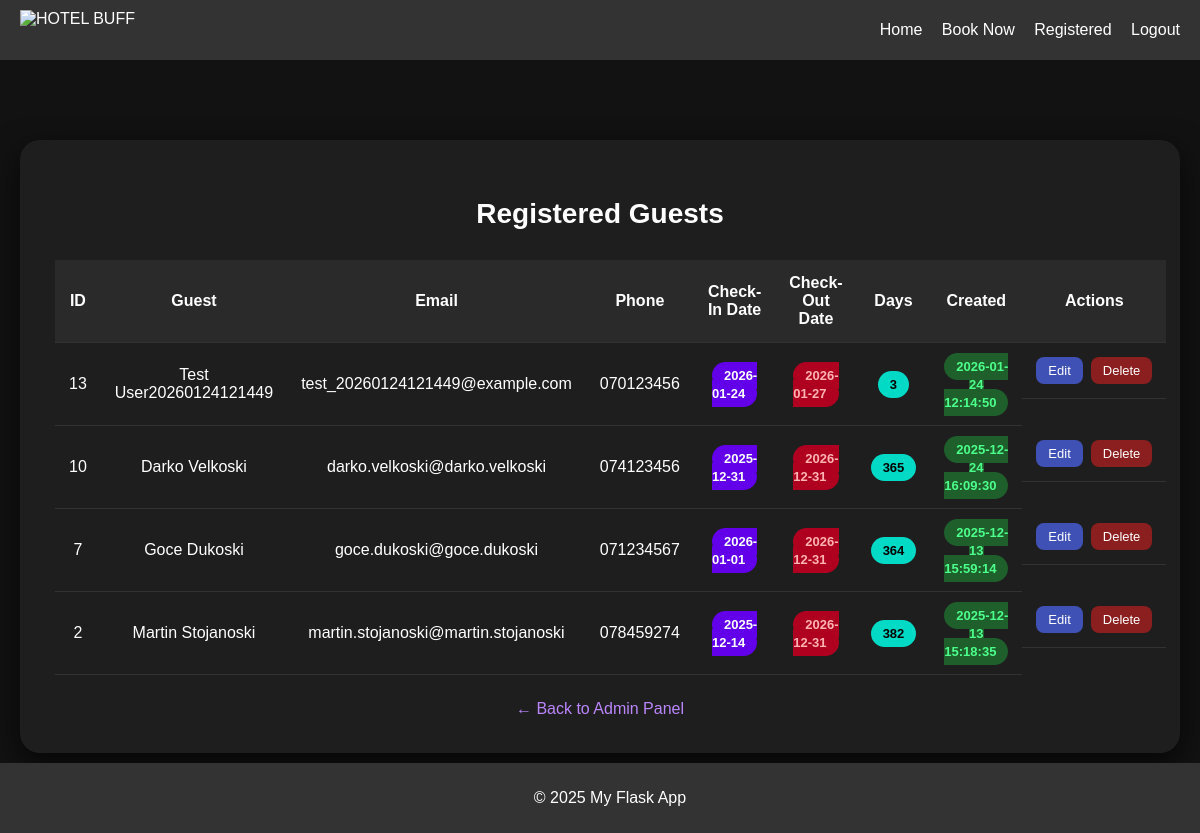
Screenshot of /admin/bookings (signed in) with the database file from the repository.
### tables this page shows
CREATE TABLE bookings (
            id INTEGER PRIMARY KEY AUTOINCREMENT,
            first_name TEXT NOT NULL,
            last_name TEXT NOT NULL,
            email TEXT NOT NULL,
            phone TEXT NOT NULL,
            checkin_date TEXT NOT NULL,
            checkout_date TEXT NOT NULL,
            created_at TEXT NOT NULL
        );

### app.py (the view)
@app.route("/admin/bookings")
def admin_bookings():
    if "user" not in session or session["user"] != admin_user:
        return redirect(url_for("login"))
    conn = get_db_connection()
    rows = conn.execute(
        "SELECT * FROM bookings ORDER BY created_at DESC"
    ).fetchall()
    conn.close()
    bookings = []
    for b in rows:
        checkin = datetime.strptime(b["checkin_date"], "%Y-%m-%d")
        checkout = datetime.strptime(b["checkout_date"], "%Y-%m-%d")
        stay_days = (checkout - checkin).days
        bookings.append({
            **dict(b),
            "stay_days": stay_days
        })
    return render_template("admin_bookings.html", bookings=bookings)

### database.py (called while the page is built)
def get_db_connection():
    conn = sqlite3.connect(DB_NAME, timeout=10, check_same_thread=False)
    conn.row_factory = sqlite3.Row
    return conn

### templates/admin_bookings.html (shortened to what this page needs)
{% extends "base.html" %}
{% block content %}
<div class="admin-container">
    <h2>Registered Guests</h2>
    {% if bookings %}
    <table>
        <thead>
    <tr>
        <th>ID</th>
        <th>Guest</th>
        <th>Email</th>
        <th>Phone</th>
        <th>Check-In Date</th>
        <th>Check-Out Date</th>
        <th>Days</th>
        <th>Created</th>
        <th>Actions</th>
    </tr>
</thead>
<tbody>
    {% for b in bookings %}
    <tr>
        <td>{{ b.id }}</td>
        <td>{{ b.first_name }} {{ b.last_name }}</td>
        <td>{{ b.email }}</td>
        <td>{{ b.phone }}</td>
        <td>
            <span class="badge badge-checkin">
                {{ b.checkin_date }}
            </span>
        </td>
        <td>
            <span class="badge badge-checkout">
                {{ b.checkout_date }}
            </span>
        </td>
<td>
    <span class="badge" style="background:#03dac6; color:#000;">
        {{ b.stay_days }}
    </span>
</td>
        <td>
            <span class="badge badge-created">
                {{ b.created_at }}
            </span>
        </td>
        <td style="display:flex; gap:8px; justify-content:center;">
    <a href="{{ url_for('edit_booking', booking_id=b.id) }}"
       style="
        background:#3f51b5;
        color:white;
        padding:6px 12px;
        border-radius:8px;
        font-size:13px;
        text-decoration:none;
       ">
        Edit
    </a>
    <form method="POST"
          action="{{ url_for('delete_booking', booking_id=b.id) }}"
          onsubmit="return confirm('Are you sure you want to delete this booking?');">
        <button type="submit" class="delete-btn">Delete</button>
    </form>
</td>
    </tr>
    {% endfor %}
</tbody>
    </table>
    {% else %}
        <p style="text-align:center;">No registered guests yet.</p>
    {% endif %}
    <div class="back-link">
        <a href="{{ url_for('booking') }}">← Back to Admin Panel</a>
    </div>
</div>
{% endblock %}

### templates/base.html (shortened to what this page needs)
<!DOCTYPE html>
<html lang="en">
<head>
    <link rel="stylesheet" href="{{ url_for('static', filename='css/style.css') }}">
</head>
<body>
    <header>
        <img src="{{ url_for('static', filename='images/logo.png') }}" alt="HOTEL BUFF" class="logo">
       <nav>
    <a href="{{ url_for('home') }}">Home</a>
    {% if 'user' in session %}
        <a href="{{ url_for('booking') }}">Book Now</a>
        {% if session['user'] == 'admin' %}
            <a href="{{ url_for('admin_bookings') }}">Registered</a>
        {% endif %}
        <a href="{{ url_for('logout') }}">Logout</a>
    {% else %}
        <a href="{{ url_for('images') }}">Images</a>
        <a href="{{ url_for('login') }}">Login</a>
        <a href="{{ url_for('register') }}">Register</a>
        <a href="{{ url_for('contact') }}">Contact</a>
    {% endif %}
</nav>
    </header>
    <main>
        {% block content %}{% endblock %}
    </main>
    <footer>
        <p>© 2025 My Flask App</p>
    </footer>
</body>
</html>

### static/css/style.css (style rules this page uses)
body { font-family: Arial, sans-serif; margin: 0; padding: 0; background-color: #f5f5f5; }
header { background-color: #333; color: #fff; padding: 10px 20px; display: flex; align-items: center; justify-content: space-between; }
header .logo { height: 40px; }
header nav a { color: #fff; margin-left: 15px; text-decoration: none; }
main { padding: 20px; }
footer { background-color: #333; color: #fff; text-align: center; padding: 10px; position: fixed; bottom: 0; width: 100%; }

### templates/admin_bookings.html (style rules this page uses)
.delete-btn { background-color: #8b1e1e; border: none; color: #fff; padding: 6px 12px; border-radius: 8px; cursor: pointer; font-size: 13px; transition: 0.3s; }
body { background-color: #121212; color: #ffffff; font-family: Arial, sans-serif; }
.admin-container { max-width: 1100px; margin: 60px auto; background-color: #1e1e1e; padding: 35px; border-radius: 20px; box-shadow: 0 10px 30px rgba(0,0,0,0.7); }
h2 { text-align: center; margin-bottom: 30px; font-size: 28px; }
table { width: 100%; border-collapse: collapse; }
thead { background-color: #2a2a2a; }
th, td { padding: 14px; text-align: center; border-bottom: 1px solid #333; }
.badge { padding: 6px 12px; border-radius: 20px; font-size: 13px; font-weight: bold; }
.badge-checkin { background-color: #6200ea; }
.badge-checkout { background-color: #b00020; color: #ffb4b4; }
.badge-created { background-color: #1e5f2b; color: #4dff8b; }
.back-link { margin-top: 25px; text-align: center; }
.back-link a { color: #bb86fc; text-decoration: none; }

### rows the page displays
bookings: id "13", first_name "Test", last_name "User20260124121449", email "test_20260124121449@example.com", phone "070123456", checkin_date "2026-01-24", checkout_date "2026-01-27", stay_days "3", created_at "2026-01-24 12:14:50"
bookings: id "10", first_name "Darko", last_name "Velkoski", email "darko.velkoski@darko.velkoski", phone "074123456", checkin_date "2025-12-31", checkout_date "2026-12-31", stay_days "365", created_at "2025-12-24 16:09:30"
bookings: id "7", first_name "Goce", last_name "Dukoski", email "goce.dukoski@goce.dukoski", phone "071234567", checkin_date "2026-01-01", checkout_date "2026-12-31", stay_days "364", created_at "2025-12-13 15:59:14"
bookings: id "2", first_name "Martin", last_name "Stojanoski", email "martin.stojanoski@martin.stojanoski", phone "078459274", checkin_date "2025-12-14", checkout_date "2026-12-31", stay_days "382", created_at "2025-12-13 15:18:35"
